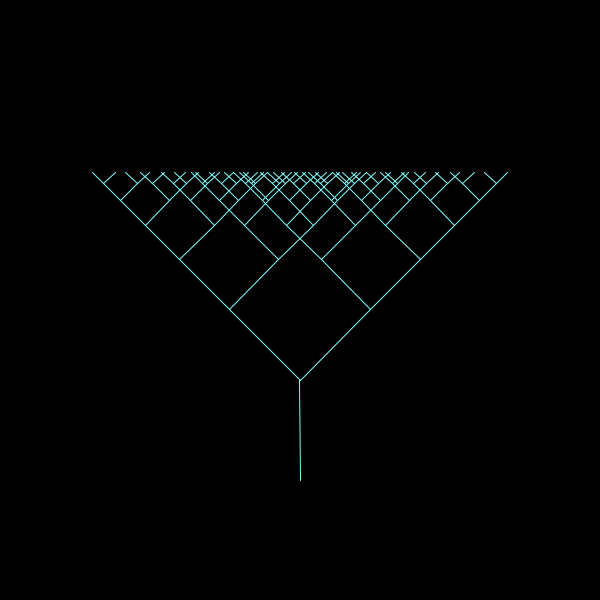
Frame 1 (no input)
Frame 60 (the mouse pressed at the canvas centre just before this capture): identical to frame 1, image omitted
Frame 120 (the mouse held since frame 60 and released just before this capture): identical to frame 1, image omitted

The Processing sketch that drew this single still picture (run headless with seeded random() and noise(); from frame 60 on, the mouse is pressed at the canvas centre):

// Processing sketch: Tree
// ── Tree.pde
float start[];

void setup(){
  size(600,600);
  start = new float[] {height/2,width*0.8};
}

void draw(){
  background(0);
  stroke(132,255,255);

  new Stick(new float[] {start[0], start[1]}, 100, 6, true);
}

// ── Stick.pde
public class Stick{
 private float[] start;
 private float radius;
 
 private float pXOne;
 private float pYOne;
 private float pXTwo;
 private float pYTwo;
 
 private boolean oneStick;
 
  
 public Stick(float[] start,float radius, int recursion, boolean oneStick){
   this.start = start;
   this.radius = radius;
   this.oneStick = oneStick;
   draw(recursion);
 }
 
 void draw(int recursion){
  recursion--;

   if(oneStick){
     float pX;
     float pY;
     
     recursion--;
     
     pushMatrix();
     translate(start[0],start[1]);
     pX = 0 + cos(radians(-90))*radius;
     pY = 0 + sin(radians(-90))*radius;
     line(0,0,pX,pY);
     popMatrix();
     
     pushMatrix();
     translate(pX+start[0],pY+start[1]);
     drawLineOne();
     drawLineTwo();
     line(0,0,pXOne,pYOne);
     line(0,0,pXTwo,pYTwo);    
     popMatrix();
     
     if (recursion != -1){
       new Stick(
                 new float[] {pX + pXOne + start[0], pY+pYOne + start[1]}, 
                 radius * 0.7, 
                 recursion,
                 false
                 );
                 
       new Stick(
                 new float[] {pX + pXTwo + start[0], pY+pYTwo + start[1]}, 
                 radius * 0.7, 
                 recursion,
                 false
                );
     }
   } else {
     pushMatrix();
     translate(start[0],start[1]);
     drawLineOne();
     drawLineTwo();
     line(0,0,pXOne,pYOne);
     line(0,0,pXTwo,pYTwo);    
     popMatrix();
     
     if (recursion != -1){
       new Stick(new float[] {pXOne + start[0], pYOne + start[1]}, radius*0.7, recursion, false);
       new Stick(new float[] {pXTwo + start[0], pYTwo + start[1]}, radius*0.7, recursion, false);
     }
   } 
 }
 
 private void drawLineOne(){
   pXOne = 0 + cos(radians(-135)) * radius;
   pYOne = 0 + sin(radians(-135)) * radius;
 }
 
 private void drawLineTwo(){
   pXTwo = 0 + cos(radians(-45)) * radius;
   pYTwo = 0 + sin(radians(-45)) * radius;
 }
}
